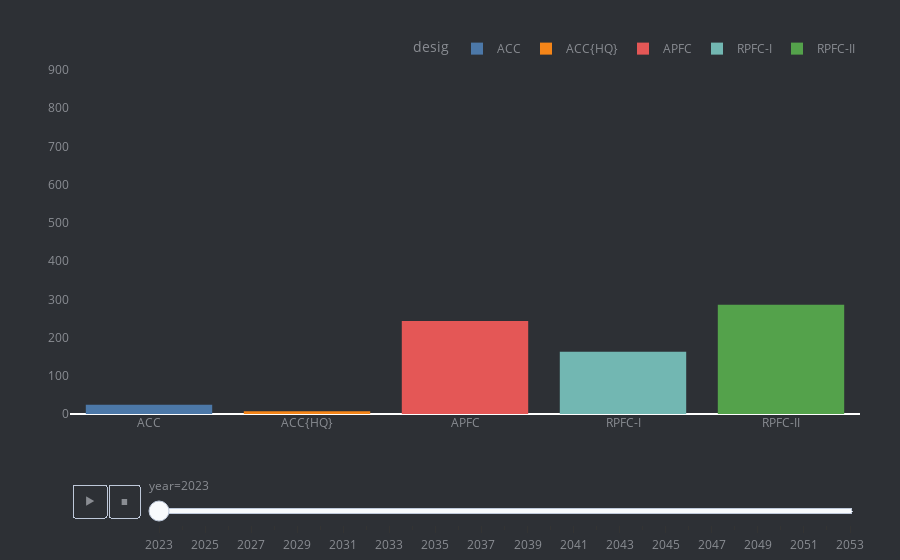
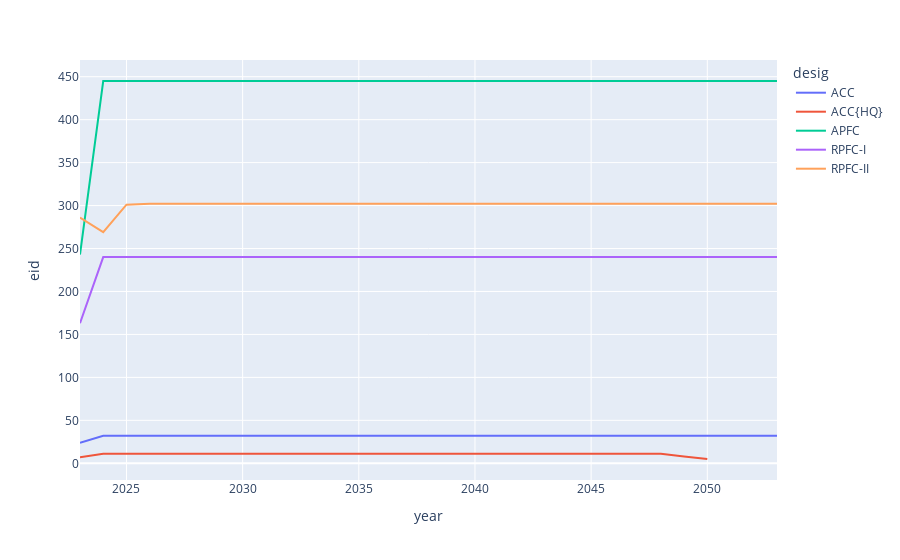
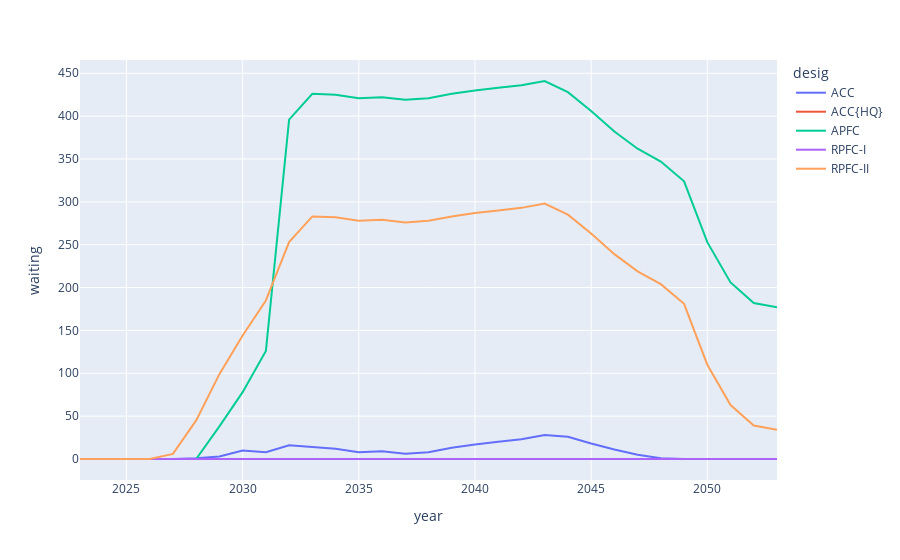

These figures' notebook cell, in order:
### Code cell


### Figure 1 — Plotly figure (JSON) as saved in the notebook; plotly's stock layout.template omitted (floating-point values rounded to 4 significant figures)
{"data": [{"alignmentgroup": "True", "bingroup": "x", "histfunc": "sum", "ids": ["ACC"], "legendgroup": "ACC", "marker": {"color": "#4C78A8", "pattern": {"shape": ""}}, "name": "ACC", "offsetgroup": "ACC", "orientation": "v", "showlegend": true, "type": "histogram", "x": ["ACC"], "xaxis": "x", "y": [24], "yaxis": "y"}, {"alignmentgroup": "True", "bingroup": "x", "histfunc": "sum", "ids": ["ACC{HQ}"], "legendgroup": "ACC{HQ}", "marker": {"color": "#F58518", "pattern": {"shape": ""}}, "name": "ACC{HQ}", "offsetgroup": "ACC{HQ}", "orientation": "v", "showlegend": true, "type": "histogram", "x": ["ACC{HQ}"], "xaxis": "x", "y": [7], "yaxis": "y"}, {"alignmentgroup": "True", "bingroup": "x", "histfunc": "sum", "ids": ["APFC"], "legendgroup": "APFC", "marker": {"color": "#E45756", "pattern": {"shape": ""}}, "name": "APFC", "offsetgroup": "APFC", "orientation": "v", "showlegend": true, "type": "histogram", "x": ["APFC"], "xaxis": "x", "y": [243], "yaxis": "y"}, {"alignmentgroup": "True", "bingroup": "x", "histfunc": "sum", "ids": ["RPFC-I"], "legendgroup": "RPFC-I", "marker": {"color": "#72B7B2", "pattern": {"shape": ""}}, "name": "RPFC-I", "offsetgroup": "RPFC-I", "orientation": "v", "showlegend": true, "type": "histogram", "x": ["RPFC-I"], "xaxis": "x", "y": [163], "yaxis": "y"}, {"alignmentgroup": "True", "bingroup": "x", "histfunc": "sum", "ids": ["RPFC-II"], "legendgroup": "RPFC-II", "marker": {"color": "#54A24B", "pattern": {"shape": ""}}, "name": "RPFC-II", "offsetgroup": "RPFC-II", "orientation": "v", "showlegend": true, "type": "histogram", "x": ["RPFC-II"], "xaxis": "x", "y": [286], "yaxis": "y"}], "layout": {"barmode": "relative", "font": {"color": "#8a8d93"}, "hovermode": "x unified", "legend": {"orientation": "h", "title": {"text": "desig"}, "tracegroupgap": 0, "x": 1, "xanchor": "right", "y": 1.02, "yanchor": "bottom"}, "margin": {"b": 0, "l": 70, "r": 40, "t": 70}, "paper_bgcolor": "#2d3035", "plot_bgcolor": "#2d3035", "sliders": [{"active": 0, "currentvalue": {"prefix": "year="}, "len": 0.9, "pad": {"b": 10, "t": 60}, "steps": [{"args": [["2023"], {"frame": {"duration": 0, "redraw": true}, "fromcurrent": true, "mode": "immediate", "transition": {"duration": 0, "easing": "linear"}}], "label": "2023", "method": "animate"}, {"args": [["2024"], {"frame": {"duration": 0, "redraw": true}, "fromcurrent": true, "mode": "immediate", "transition": {"duration": 0, "easing": "linear"}}], "label": "2024", "method": "animate"}, {"args": [["2025"], {"frame": {"duration": 0, "redraw": true}, "fromcurrent": true, "mode": "immediate", "transition": {"duration": 0, "easing": "linear"}}], "label": "2025", "method": "animate"}, {"args": [["2026"], {"frame": {"duration": 0, "redraw": true}, "fromcurrent": true, "mode": "immediate", "transition": {"duration": 0, "easing": "linear"}}], "label": "2026", "method": "animate"}, {"args": [["2027"], {"frame": {"duration": 0, "redraw": true}, "fromcurrent": true, "mode": "immediate", "transition": {"duration": 0, "easing": "linear"}}], "label": "2027", "method": "animate"}, {"args": [["2028"], {"frame": {"duration": 0, "redraw": true}, "fromcurrent": true, "mode": "immediate", "transition": {"duration": 0, "easing": "linear"}}], "label": "2028", "method": "animate"}, {"args": [["2029"], {"frame": {"duration": 0, "redraw": true}, "fromcurrent": true, "mode": "immediate", "transition": {"duration": 0, "easing": "linear"}}], "label": "2029", "method": "animate"}, {"args": [["2030"], {"frame": {"duration": 0, "redraw": true}, "fromcurrent": true, "mode": "immediate", "transition": {"duration": 0, "easing": "linear"}}], "label": "2030", "method": "animate"}, {"args": [["2031"], {"frame": {"duration": 0, "redraw": true}, "fromcurrent": true, "mode": "immediate", "transition": {"duration": 0, "easing": "linear"}}], "label": "2031", "method": "animate"}, {"args": [["2032"], {"frame": {"duration": 0, "redraw": true}, "fromcurrent": true, "mode": "immediate", "transition": {"duration": 0, "easing": "linear"}}], "label": "2032", "method": "animate"}, {"args": [["2033"], {"frame": {"duration": 0, "redraw": true}, "fromcurrent": true, "mode": "immediate", "transition": {"duration": 0, "easing": "linear"}}], "label": "2033", "method": "animate"}, {"args": [["2034"], {"frame": {"duration": 0, "redraw": true}, "fromcurrent": true, "mode": "immediate", "transition": {"duration": 0, "easing": "linear"}}], "label": "2034", "method": "animate"}, {"args": [["2035"], {"frame": {"duration": 0, "redraw": true}, "fromcurrent": true, "mode": "immediate", "transition": {"duration": 0, "easing": "linear"}}], "label": "2035", "method": "animate"}, {"args": [["2036"], {"frame": {"duration": 0, "redraw": true}, "fromcurrent": true, "mode": "immediate", "transition": {"duration": 0, "easing": "linear"}}], "label": "2036", "method": "animate"}, {"args": [["2037"], {"frame": {"duration": 0, "redraw": true}, "fromcurrent": true, "mode": "immediate", "transition": {"duration": 0, "easing": "linear"}}], "label": "2037", "method": "animate"}, {"args": [["2038"], {"frame": {"duration": 0, "redraw": true}, "fromcurrent": true, "mode": "immediate", "transition": {"duration": 0, "easing": "linear"}}], "label": "2038", "method": "animate"}, {"args": [["2039"], {"frame": {"duration": 0, "redraw": true}, "fromcurrent": true, "mode": "immediate", "transition": {"duration": 0, "easing": "linear"}}], "label": "2039", "method": "animate"}, {"args": [["2040"], {"frame": {"duration": 0, "redraw": true}, "fromcurrent": true, "mode": "immediate", "transition": {"duration": 0, "easing": "linear"}}], "label": "2040", "method": "animate"}, {"args": [["2041"], {"frame": {"duration": 0, "redraw": true}, "fromcurrent": true, "mode": "immediate", "transition": {"duration": 0, "easing": "linear"}}], "label": "2041", "method": "animate"}, {"args": [["2042"], {"frame": {"duration": 0, "redraw": true}, "fromcurrent": true, "mode": "immediate", "transition": {"duration": 0, "easing": "linear"}}], "label": "2042", "method": "animate"}, {"args": [["2043"], {"frame": {"duration": 0, "redraw": true}, "fromcurrent": true, "mode": "immediate", "transition": {"duration": 0, "easing": "linear"}}], "label": "2043", "method": "animate"}, {"args": [["2044"], {"frame": {"duration": 0, "redraw": true}, "fromcurrent": true, "mode": "immediate", "transition": {"duration": 0, "easing": "linear"}}], "label": "2044", "method": "animate"}, {"args": [["2045"], {"frame": {"duration": 0, "redraw": true}, "fromcurrent": true, "mode": "immediate", "transition": {"duration": 0, "easing": "linear"}}], "label": "2045", "method": "animate"}, {"args": [["2046"], {"frame": {"duration": 0, "redraw": true}, "fromcurrent": true, "mode": "immediate", "transition": {"duration": 0, "easing": "linear"}}], "label": "2046", "method": "animate"}, {"args": [["2047"], {"frame": {"duration": 0, "redraw": true}, "fromcurrent": true, "mode": "immediate", "transition": {"duration": 0, "easing": "linear"}}], "label": "2047", "method": "animate"}, {"args": [["2048"], {"frame": {"duration": 0, "redraw": true}, "fromcurrent": true, "mode": "immediate", "transition": {"duration": 0, "easing": "linear"}}], "label": "2048", "method": "animate"}, {"args": [["2049"], {"frame": {"duration": 0, "redraw": true}, "fromcurrent": true, "mode": "immediate", "transition": {"duration": 0, "easing": "linear"}}], "label": "2049", "method": "animate"}, {"args": [["2050"], {"frame": {"duration": 0, "redraw": true}, "fromcurrent": true, "mode": "immediate", "transition": {"duration": 0, "easing": "linear"}}], "label": "2050", "method": "animate"}, {"args": [["2051"], {"frame": {"duration": 0, "redraw": true}, "fromcurrent": true, "mode": "immediate", "transition": {"duration": 0, "easing": "linear"}}], "label": "2051", "method": "animate"}, {"args": [["2052"], {"frame": {"duration": 0, "redraw": true}, "fromcurrent": true, "mode": "immediate", "transition": {"duration": 0, "easing": "linear"}}], "label": "2052", "method": "animate"}, {"args": [["2053"], {"frame": {"duration": 0, "redraw": true}, "fromcurrent": true, "mode": "immediate", "transition": {"duration": 0, "easing": "linear"}}], "label": "2053", "method": "animate"}], "x": 0.1, "xanchor": "left", "y": 0, "yanchor": "top"}], "title": {"font": {"color": "#a5a7ab", "family": "Lato, sans-serif", "size": 25}}, "updatemenus": [{"buttons": [{"args": [null, {"frame": {"duration": 500, "redraw": true}, "fromcurrent": true, "mode": "immediate", "transition": {"duration": 500, "easing": "linear"}}], "label": "&#9654;", "method": "animate"}, {"args": [[null], {"frame": {"duration": 0, "redraw": true}, "fromcurrent": true, "mode": "immediate", "transition": {"duration": 0, "easing": "linear"}}], "label": "&#9724;", "method": "animate"}], "direction": "left", "pad": {"r": 10, "t": 70}, "showactive": false, "type": "buttons", "x": 0.1, "xanchor": "right", "y": 0, "yanchor": "top"}], "xaxis": {"anchor": "y", "categoryarray": ["ACC", "ACC{HQ}", "APFC", "RPFC-I", "RPFC-II"], "categoryorder": "array", "domain": [0, 1], "tickangle": 0, "title": {"text": " "}}, "yaxis": {"anchor": "x", "domain": [0, 1], "range": [0, 900], "showgrid": false, "title": {"text": " "}}}}

### Figure 2 — Plotly figure (JSON) as saved in the notebook; plotly's stock layout.template omitted (floating-point values rounded to 4 significant figures)
{"data": [{"hovertemplate": "desig=ACC<br>year=%{x}<br>eid=%{y}<extra></extra>", "legendgroup": "ACC", "line": {"color": "#636efa", "dash": "solid"}, "marker": {"symbol": "circle"}, "mode": "lines", "name": "ACC", "orientation": "v", "showlegend": true, "type": "scatter", "x": [2023, 2024, 2025, 2026, 2027, 2028, 2029, 2030, 2031, 2032, 2033, 2034, 2035, 2036, 2037, 2038, 2039, 2040, 2041, 2042, 2043, 2044, 2045, 2046, 2047, 2048, 2049, 2050, 2051, 2052, 2053], "xaxis": "x", "y": [24, 32, 32, 32, 32, 32, 32, 32, 32, 32, 32, 32, 32, 32, 32, 32, 32, 32, 32, 32, 32, 32, 32, 32, 32, 32, 32, 32, 32, 32, 32], "yaxis": "y"}, {"hovertemplate": "desig=ACC{HQ}<br>year=%{x}<br>eid=%{y}<extra></extra>", "legendgroup": "ACC{HQ}", "line": {"color": "#EF553B", "dash": "solid"}, "marker": {"symbol": "circle"}, "mode": "lines", "name": "ACC{HQ}", "orientation": "v", "showlegend": true, "type": "scatter", "x": [2023, 2024, 2025, 2026, 2027, 2028, 2029, 2030, 2031, 2032, 2033, 2034, 2035, 2036, 2037, 2038, 2039, 2040, 2041, 2042, 2043, 2044, 2045, 2046, 2047, 2048, 2049, 2050], "xaxis": "x", "y": [7, 11, 11, 11, 11, 11, 11, 11, 11, 11, 11, 11, 11, 11, 11, 11, 11, 11, 11, 11, 11, 11, 11, 11, 11, 11, 8, 5], "yaxis": "y"}, {"hovertemplate": "desig=APFC<br>year=%{x}<br>eid=%{y}<extra></extra>", "legendgroup": "APFC", "line": {"color": "#00cc96", "dash": "solid"}, "marker": {"symbol": "circle"}, "mode": "lines", "name": "APFC", "orientation": "v", "showlegend": true, "type": "scatter", "x": [2023, 2024, 2025, 2026, 2027, 2028, 2029, 2030, 2031, 2032, 2033, 2034, 2035, 2036, 2037, 2038, 2039, 2040, 2041, 2042, 2043, 2044, 2045, 2046, 2047, 2048, 2049, 2050, 2051, 2052, 2053], "xaxis": "x", "y": [243, 445, 445, 445, 445, 445, 445, 445, 445, 445, 445, 445, 445, 445, 445, 445, 445, 445, 445, 445, 445, 445, 445, 445, 445, 445, 445, 445, 445, 445, 445], "yaxis": "y"}, {"hovertemplate": "desig=RPFC-I<br>year=%{x}<br>eid=%{y}<extra></extra>", "legendgroup": "RPFC-I", "line": {"color": "#ab63fa", "dash": "solid"}, "marker": {"symbol": "circle"}, "mode": "lines", "name": "RPFC-I", "orientation": "v", "showlegend": true, "type": "scatter", "x": [2023, 2024, 2025, 2026, 2027, 2028, 2029, 2030, 2031, 2032, 2033, 2034, 2035, 2036, 2037, 2038, 2039, 2040, 2041, 2042, 2043, 2044, 2045, 2046, 2047, 2048, 2049, 2050, 2051, 2052, 2053], "xaxis": "x", "y": [163, 240, 240, 240, 240, 240, 240, 240, 240, 240, 240, 240, 240, 240, 240, 240, 240, 240, 240, 240, 240, 240, 240, 240, 240, 240, 240, 240, 240, 240, 240], "yaxis": "y"}, {"hovertemplate": "desig=RPFC-II<br>year=%{x}<br>eid=%{y}<extra></extra>", "legendgroup": "RPFC-II", "line": {"color": "#FFA15A", "dash": "solid"}, "marker": {"symbol": "circle"}, "mode": "lines", "name": "RPFC-II", "orientation": "v", "showlegend": true, "type": "scatter", "x": [2023, 2024, 2025, 2026, 2027, 2028, 2029, 2030, 2031, 2032, 2033, 2034, 2035, 2036, 2037, 2038, 2039, 2040, 2041, 2042, 2043, 2044, 2045, 2046, 2047, 2048, 2049, 2050, 2051, 2052, 2053], "xaxis": "x", "y": [286, 269, 301, 302, 302, 302, 302, 302, 302, 302, 302, 302, 302, 302, 302, 302, 302, 302, 302, 302, 302, 302, 302, 302, 302, 302, 302, 302, 302, 302, 302], "yaxis": "y"}], "layout": {"legend": {"title": {"text": "desig"}, "tracegroupgap": 0}, "margin": {"t": 60}, "xaxis": {"anchor": "y", "domain": [0, 1], "title": {"text": "year"}}, "yaxis": {"anchor": "x", "domain": [0, 1], "title": {"text": "eid"}}}}

### Figure 3 — Plotly figure (JSON) as saved in the notebook; plotly's stock layout.template omitted (floating-point values rounded to 4 significant figures)
{"data": [{"hovertemplate": "desig=ACC<br>year=%{x}<br>waiting=%{y}<extra></extra>", "legendgroup": "ACC", "line": {"color": "#636efa", "dash": "solid"}, "marker": {"symbol": "circle"}, "mode": "lines", "name": "ACC", "orientation": "v", "showlegend": true, "type": "scatter", "x": [2023, 2024, 2025, 2026, 2027, 2028, 2029, 2030, 2031, 2032, 2033, 2034, 2035, 2036, 2037, 2038, 2039, 2040, 2041, 2042, 2043, 2044, 2045, 2046, 2047, 2048, 2049, 2050, 2051, 2052, 2053], "xaxis": "x", "y": [0, 0, 0, 0, 0, 1, 3, 10, 8, 16, 14, 12, 8, 9, 6, 8, 13, 17, 20, 23, 28, 26, 18, 11, 5, 1, 0, 0, 0, 0, 0], "yaxis": "y"}, {"hovertemplate": "desig=ACC{HQ}<br>year=%{x}<br>waiting=%{y}<extra></extra>", "legendgroup": "ACC{HQ}", "line": {"color": "#EF553B", "dash": "solid"}, "marker": {"symbol": "circle"}, "mode": "lines", "name": "ACC{HQ}", "orientation": "v", "showlegend": true, "type": "scatter", "x": [2023, 2024, 2025, 2026, 2027, 2028, 2029, 2030, 2031, 2032, 2033, 2034, 2035, 2036, 2037, 2038, 2039, 2040, 2041, 2042, 2043, 2044, 2045, 2046, 2047, 2048, 2049, 2050], "xaxis": "x", "y": [0, 0, 0, 0, 0, 0, 0, 0, 0, 0, 0, 0, 0, 0, 0, 0, 0, 0, 0, 0, 0, 0, 0, 0, 0, 0, 0, 0], "yaxis": "y"}, {"hovertemplate": "desig=APFC<br>year=%{x}<br>waiting=%{y}<extra></extra>", "legendgroup": "APFC", "line": {"color": "#00cc96", "dash": "solid"}, "marker": {"symbol": "circle"}, "mode": "lines", "name": "APFC", "orientation": "v", "showlegend": true, "type": "scatter", "x": [2023, 2024, 2025, 2026, 2027, 2028, 2029, 2030, 2031, 2032, 2033, 2034, 2035, 2036, 2037, 2038, 2039, 2040, 2041, 2042, 2043, 2044, 2045, 2046, 2047, 2048, 2049, 2050, 2051, 2052, 2053], "xaxis": "x", "y": [0, 0, 0, 0, 0, 0, 38, 78, 126, 396, 426, 425, 421, 422, 419, 421, 426, 430, 433, 436, 441, 428, 406, 382, 362, 347, 324, 253, 206, 182, 177], "yaxis": "y"}, {"hovertemplate": "desig=RPFC-I<br>year=%{x}<br>waiting=%{y}<extra></extra>", "legendgroup": "RPFC-I", "line": {"color": "#ab63fa", "dash": "solid"}, "marker": {"symbol": "circle"}, "mode": "lines", "name": "RPFC-I", "orientation": "v", "showlegend": true, "type": "scatter", "x": [2023, 2024, 2025, 2026, 2027, 2028, 2029, 2030, 2031, 2032, 2033, 2034, 2035, 2036, 2037, 2038, 2039, 2040, 2041, 2042, 2043, 2044, 2045, 2046, 2047, 2048, 2049, 2050, 2051, 2052, 2053], "xaxis": "x", "y": [0, 0, 0, 0, 0, 0, 0, 0, 0, 0, 0, 0, 0, 0, 0, 0, 0, 0, 0, 0, 0, 0, 0, 0, 0, 0, 0, 0, 0, 0, 0], "yaxis": "y"}, {"hovertemplate": "desig=RPFC-II<br>year=%{x}<br>waiting=%{y}<extra></extra>", "legendgroup": "RPFC-II", "line": {"color": "#FFA15A", "dash": "solid"}, "marker": {"symbol": "circle"}, "mode": "lines", "name": "RPFC-II", "orientation": "v", "showlegend": true, "type": "scatter", "x": [2023, 2024, 2025, 2026, 2027, 2028, 2029, 2030, 2031, 2032, 2033, 2034, 2035, 2036, 2037, 2038, 2039, 2040, 2041, 2042, 2043, 2044, 2045, 2046, 2047, 2048, 2049, 2050, 2051, 2052, 2053], "xaxis": "x", "y": [0, 0, 0, 0, 6, 45, 99, 144, 185, 253, 283, 282, 278, 279, 276, 278, 283, 287, 290, 293, 298, 285, 263, 239, 219, 204, 181, 110, 63, 39, 34], "yaxis": "y"}], "layout": {"legend": {"title": {"text": "desig"}, "tracegroupgap": 0}, "margin": {"t": 60}, "xaxis": {"anchor": "y", "domain": [0, 1], "title": {"text": "year"}}, "yaxis": {"anchor": "x", "domain": [0, 1], "title": {"text": "waiting"}}}}
